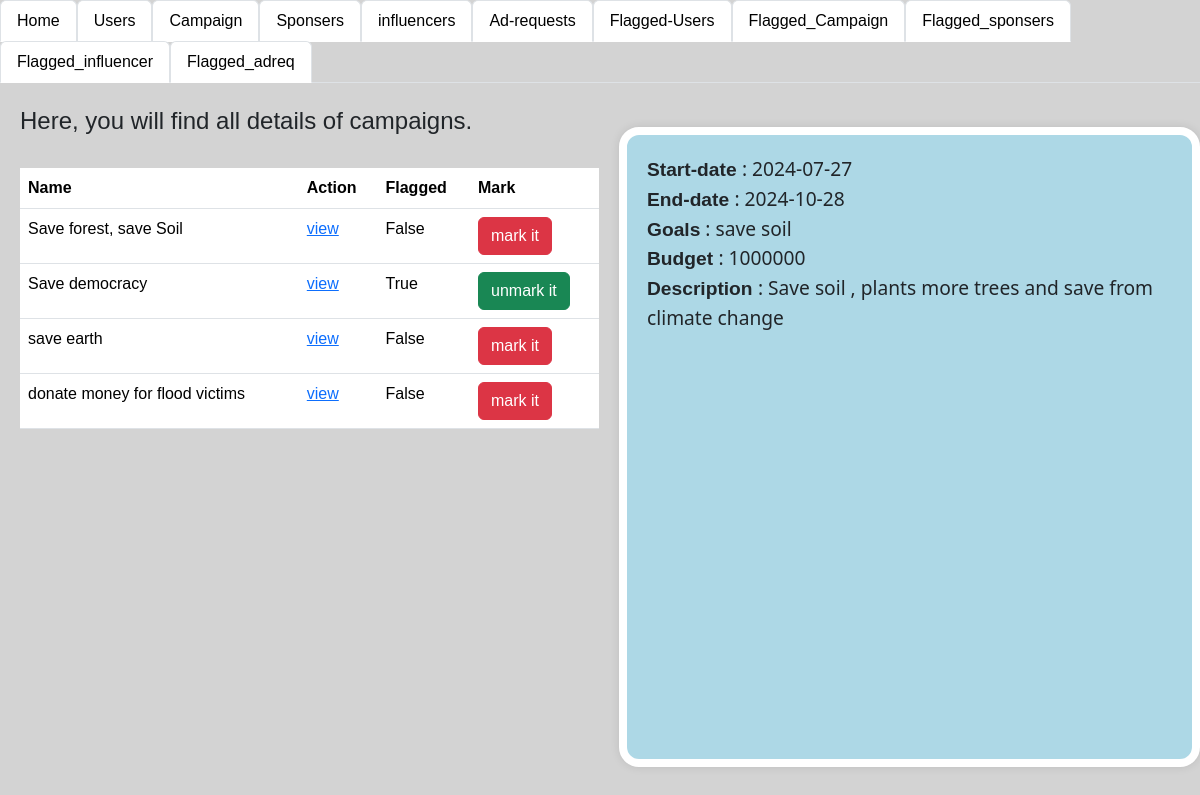
The app's page /admin_camp/4, older data.
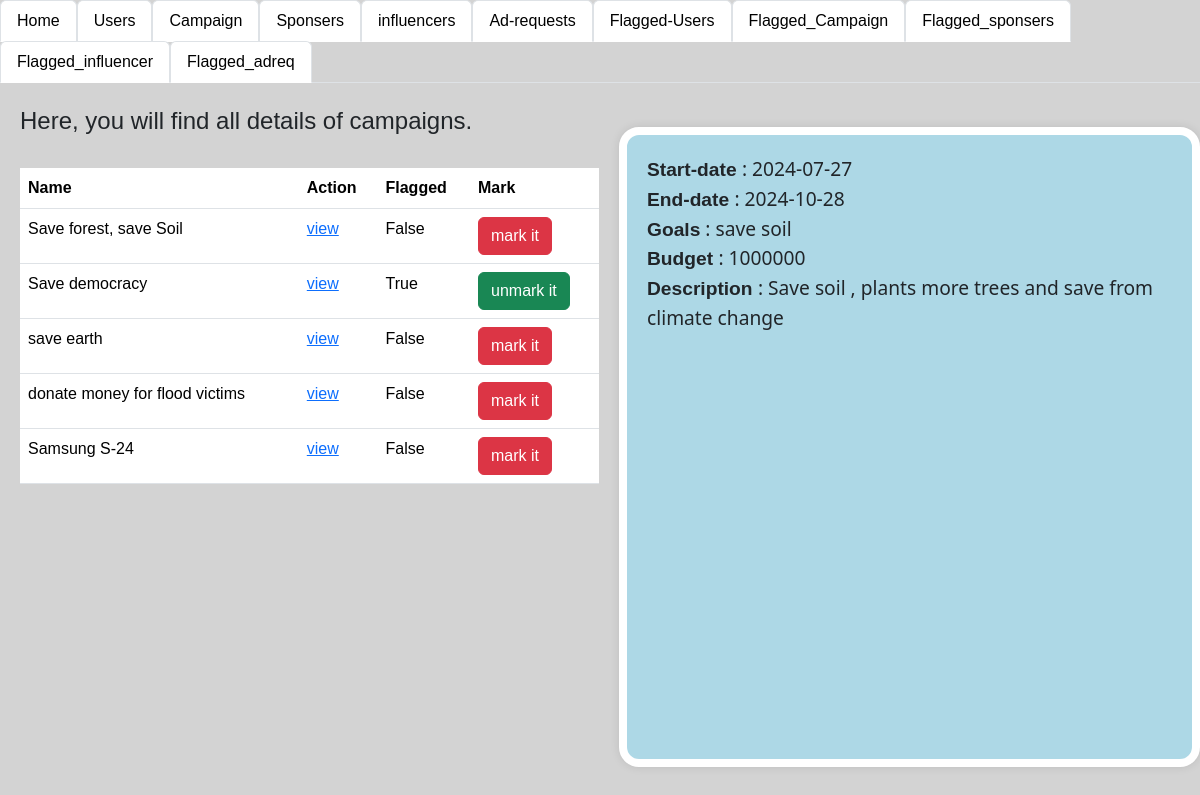
The same page, newer data.
### app.py (models this page shows)
class campaigns(db.Model):
    __tablename__='campaign'
    campaigns_id=db.Column(db.Integer,primary_key=True,autoincrement=True)
    sponser_id=db.Column(db.String,db.ForeignKey(Sponsers.Sponsers_id))
    name=db.Column(db.String,nullable=False)
    description=db.Column(db.String)
    start_date=db.Column(db.String)
    end_date=db.Column(db.String)
    budget=db.Column(db.Integer)
    Visibility=db.Column(db.String)
    goals=db.Column(db.String)
    flagged_camp=db.Column(db.Boolean, default=False)

### app.py (the view)
@app.route("/admin_camp/<int:camp_id>",methods=["GET"])
def admin_camp(camp_id):
    campdata=db.session.query(campaigns).all()
    campdata_need=db.session.query(campaigns).filter(campaigns.campaigns_id==camp_id).first()
    return render_template('admin_camp.html',campdata=campdata,campdata_need=campdata_need)

### templates/admin_camp.html (shortened to what this page needs)
<!DOCTYPE html>
<html lang="en">
<head>
    <link rel="stylesheet" href="\static\style.css">
    <link href="https://cdn.jsdelivr.net/npm/bootstrap@5.3.3/dist/css/bootstrap.min.css" rel="stylesheet">
</head>
<body style="background-color: lightgray;">
  <ul class="nav nav-tabs">
    <li class="nav-item">
      <a class="nav-link active" aria-current="page" href="/login">Home</a>
    </li>
    <li class="nav-item">
      <a class="nav-link active" aria-current="page" href="/login_users">Users</a>
    </li>
    <li class="nav-item">
      <a class="nav-link active" aria-current="page" href="/login_camp" >Campaign</a>
    </li>
    <li class="nav-item">
      <a class="nav-link active" aria-current="page" href="/admin_spons" >Sponsers</a>
    </li>
    <li class="nav-item">
      <a class="nav-link active" aria-current="page" href="/admin_info" >influencers</a>
    </li>
    <li class="nav-item">
      <a class="nav-link active" aria-current="page" href="/admin_adreq" >Ad-requests</a>
  </li>
  <li class="nav-item">
    <a class="nav-link active" aria-current="page" href="/login_users/flag">Flagged-Users</a>
  </li>
    <li class="nav-item">
      <a class="nav-link active" aria-current="page" href="/login_camp/flag" >Flagged_Campaign</a>
    </li>
    <li class="nav-item">
      <a class="nav-link active" aria-current="page" href="/login_spons/flag" >Flagged_sponsers</a>
    </li>
    <li class="nav-item">
      <a class="nav-link active" aria-current="page" href="/admin_info/flag" >Flagged_influencer</a>
    </li>
    <li class="nav-item">
      <a class="nav-link active" aria-current="page" href="/admin_adreq/flag" >Flagged_adreq</a>
    </li>
  </ul>
  <div class="seperate">
    <div style="width: 50%; margin-left: 20px;">
        <h4>Here, you will find all details of campaigns.</h4><br>
        <table class="table table-hover">
          <tr>
            <th>Name</th>
            <th>Action</th>
            <th>Flagged</th>
            <th>Mark</th>
          </tr>
            {% for i in campdata %}
          <tr>
            <td>{{i.name}}</td>
            <td><a href="/admin_camp/{{i.campaigns_id}}">view</a></td>
            <td>{{i.flagged_camp}}</td>
            {% if i.flagged_camp == false %}
            <td><a class="btn btn-danger" href="/admin_camp_flag/{{i.campaigns_id}}">mark it</a></td>
            {% else %}
            <td><a class="btn btn-success" href="/admin_camp_flag_true/{{i.campaigns_id}}">unmark it</a></td>
            {% endif %}
          </tr>
            {% endfor %}
        </table>
    </div >
    <div class="admin_camp_details">
     <b> Start-date </b>: {{campdata_need.start_date}}<br>
     <b> End-date </b>: {{campdata_need.end_date}}<br>
      <b>Goals</b> : {{campdata_need.goals}}<br>
     <b> Budget </b>: {{campdata_need.budget}}<br>
      <b>Description </b>: {{campdata_need.description}}<br>
    </div>
  </div>
</body>
</html>

### static/style.css (style rules this page uses)
* { font-family:Tahoma, Geneva, Verdana, sans-serif; height: auto; }
.seperate { display: flex; }
.admin_camp_details { font-family: 'Segoe UI'; font-size: larger; text-align:start; align-items: center; border-radius: 20px; height: 80vh; width: 50%; margin-left: 20px; border: 8px solid white; background-color:lightblue; padding: 20px; box-shadow: 0 0 10px rgba(0, 0, 0, 0.1); margin-top: 20px; }

Row changes from the older to the newer data that the page shows:
added campaigns: name "Samsung S-24", flagged_camp "False"
